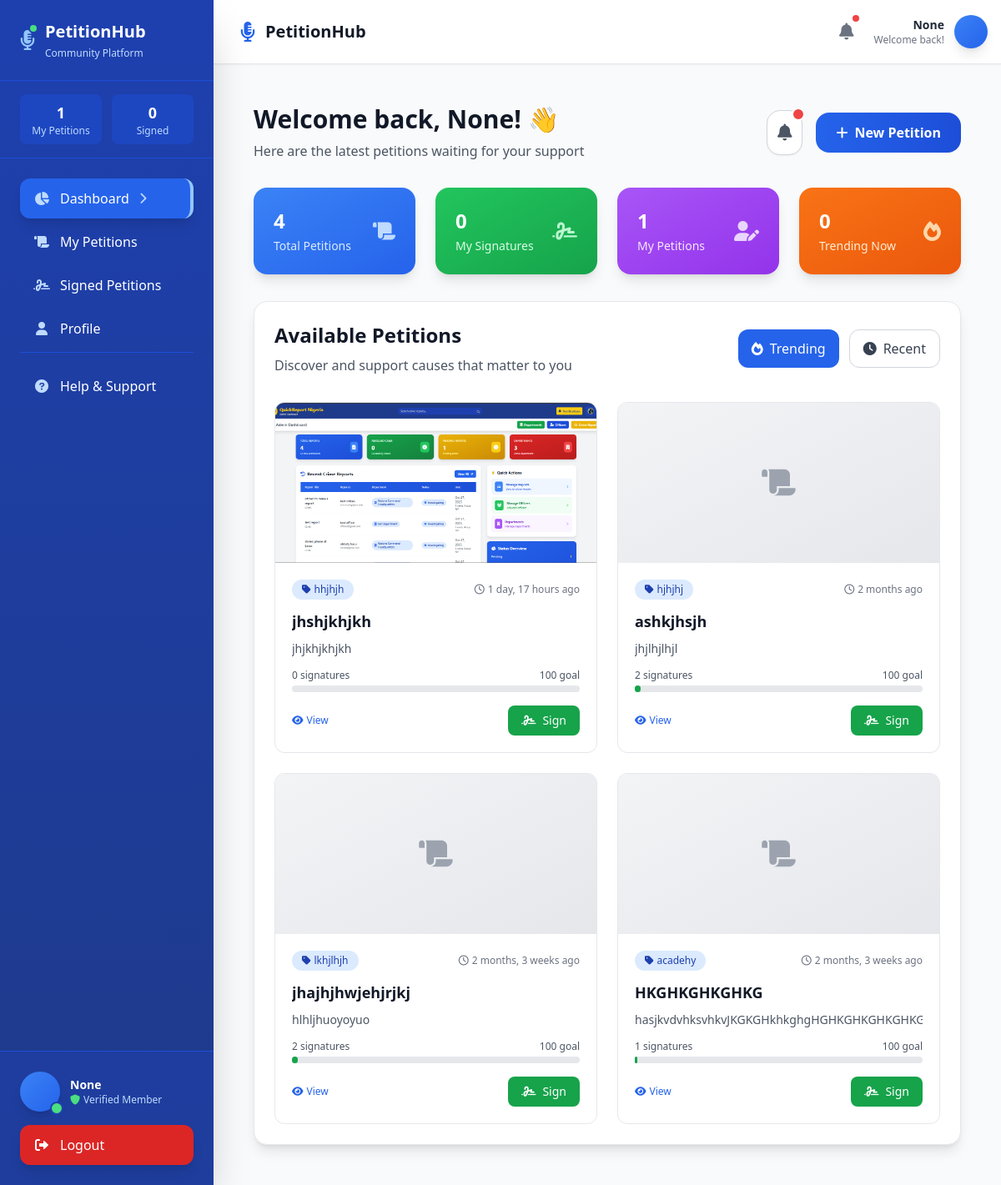
Before: /board/ (signed in) with the older database file.
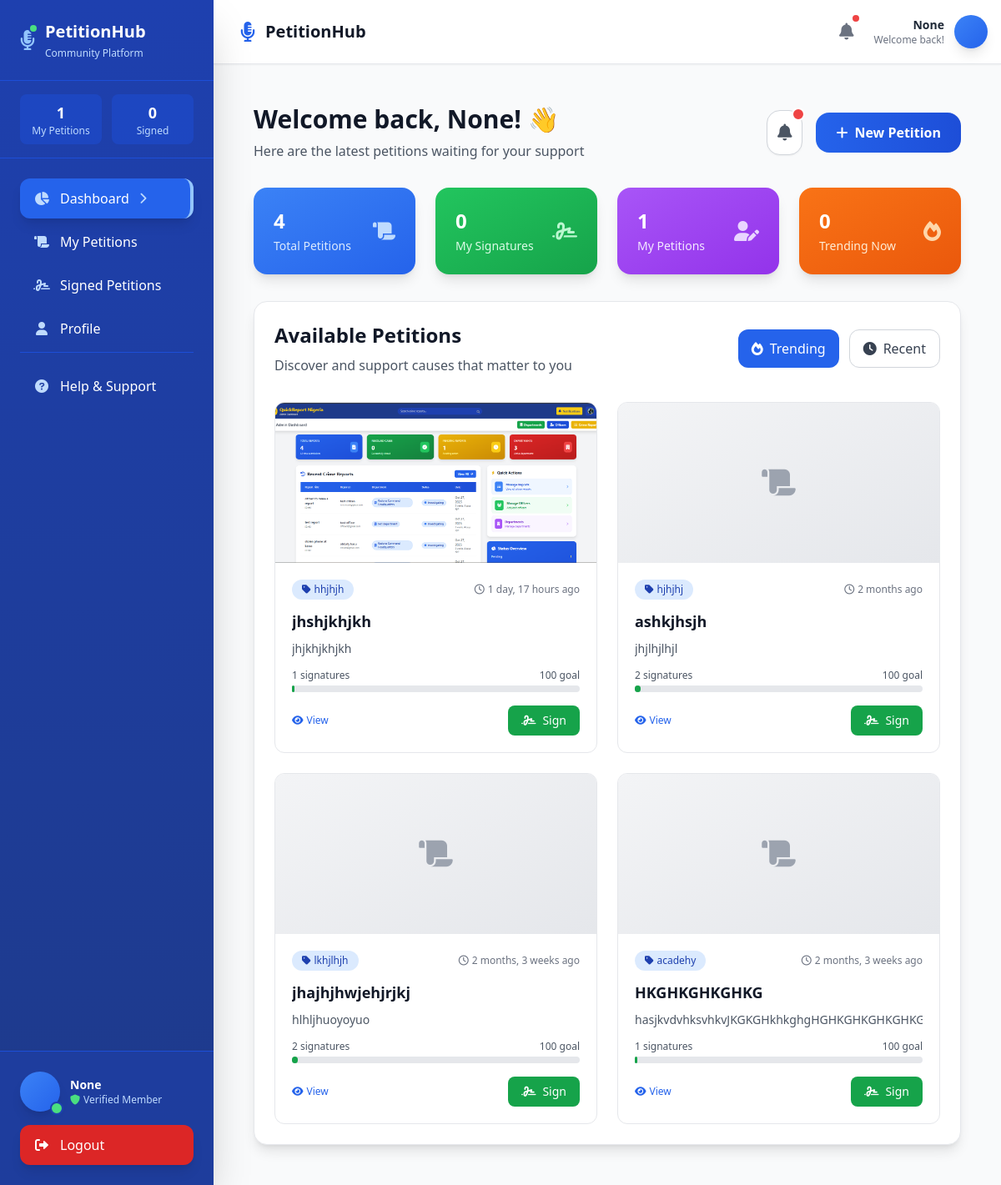
After: the same page with the newer database file.
### peptitions/models.py (models this page shows, shortened)
class Petition(models.Model):
    STATUS_CHOICES = [
        ("pending", "Pending Approval"),
        ("active", "Active"),
        ("closed", "Closed"),
    ]
    CATEGORY_CHOICES = [
        ("environment", "Environment"),
        ("human_rights", "Human Rights"),
        ("education", "Education"),
        ("healthcare", "Healthcare"),
        ("animal_welfare", "Animal Welfare"),
        ("social_justice", "Social Justice"),
        ("technology", "Technology"),
        ("politics", "Politics"),
        ("economy", "Economy"),
        ("arts_culture", "Arts & Culture"),
        ("sports", "Sports"),
        ("other", "Other"),
    ]
    title = models.CharField(max_length=255)
    description = models.TextField()
    image = models.ImageField(upload_to="petitions/", blank=True, null=True)
    category = models.CharField(
        max_length=100,
        choices=CATEGORY_CHOICES,
        default="other"
    )
    target_signatures = models.PositiveIntegerField(default=100)
    current_signatures = models.PositiveIntegerField(default=0)
    status = models.CharField(
        max_length=20,
        choices=STATUS_CHOICES,
        default="pending"   # when user creates, it starts as pending
    )
    created_by = models.ForeignKey(User, on_delete=models.CASCADE, related_name="petitions")
    created_at = models.DateTimeField(auto_now_add=True)
    updated_at = models.DateTimeField(auto_now=True)

### peptitions/views.py (the view)
# urls.py: path("board/", views.board_view, name="board"),
@login_required
def board_view(request):
    signed_petitions = Signature.objects.filter(
        user=request.user
    ).values_list("petition_id", flat=True)
    petitions = Petition.objects.filter(
        status="approved"
    ).exclude(id__in=signed_petitions).order_by("-created_at")
    total_petitions = petitions.count()
    my_signatures = Signature.objects.filter(user=request.user).count()
    my_petitions_count = Petition.objects.filter(created_by=request.user).count()
    trending_petitions = petitions.filter(current_signatures__gte=100).count()
    context = {
        "petitions": petitions,
        "total_petitions": total_petitions,
        "my_signatures": my_signatures,
        "my_petitions_count": my_petitions_count,
        "trending_petitions": trending_petitions,
    }
    return render(request, "peptitions/userPage/board.html", context)

### peptitions/templates/peptitions/userPage/board.html (shortened to what the changed rows need)
{% extends "peptitions/userPage/main.html" %}
{% block content %}
<main class="flex-1 p-6 overflow-y-auto">
  <div class="mb-8">
    <div class="flex flex-col md:flex-row md:items-center md:justify-between">
      <div>
        <h1 class="text-3xl font-bold text-gray-900 mb-2">Welcome back, {{ request.user.first_name|default:request.user.username }}! 👋</h1>
      </div>
    </div>
  </div>
  <div class="bg-white rounded-2xl shadow-lg border border-gray-200 p-6">
    <div class="flex flex-col lg:flex-row lg:items-center lg:justify-between mb-8">
      <div>
        <h2 class="text-2xl font-bold text-gray-900 mb-2">Available Petitions</h2>
      </div>
    </div>
    {% if petitions %}
      <div class="grid grid-cols-1 md:grid-cols-2 xl:grid-cols-3 gap-6">
        {% for petition in petitions %}
          <div class="bg-white rounded-xl border border-gray-200 overflow-hidden hover:shadow-lg transition-all duration-300 group">
            {% if petition.image %}
            <div class="h-48 overflow-hidden">
              <img src="{{ petition.image.url }}"
                   alt="{{ petition.title }}"
                   class="w-full h-full object-cover group-hover:scale-105 transition-transform duration-300">
            </div>
            {% else %}
            <div class="h-48 bg-gradient-to-br from-gray-100 to-gray-200 flex items-center justify-center">
              <i class="fas fa-scroll text-gray-400 text-4xl"></i>
            </div>
            {% endif %}
            <div class="p-5">
              <div class="flex justify-between items-center mb-3">
                <span class="inline-flex items-center px-3 py-1 rounded-full text-xs font-medium bg-blue-100 text-blue-800">
                  <i class="fas fa-tag mr-1"></i>
                  {{ petition.category|default:"General" }}
                </span>
                <span class="text-xs text-gray-500 flex items-center">
                  <i class="far fa-clock mr-1"></i>
                  {{ petition.created_at|timesince }} ago
                </span>
              </div>
              <h3 class="text-lg font-bold text-gray-900 mb-2 line-clamp-2 group-hover:text-blue-600 transition-colors duration-200">
                {{ petition.title }}
              </h3>
              <p class="text-gray-600 text-sm mb-3 line-clamp-2 leading-relaxed">
                {{ petition.description }}
              </p>
              <div class="mb-4">
                <div class="flex justify-between text-xs text-gray-600 mb-1">
                  <span>{{ petition.current_signatures }} signatures</span>
                  <span>{{ petition.target_signatures }} goal</span>
                </div>
                <div class="w-full bg-gray-200 rounded-full h-2">
                  <div class="bg-green-600 h-2 rounded-full transition-all duration-500"
                       style="width: {% widthratio petition.current_signatures petition.target_signatures 100 %}%">
                  </div>
                </div>
              </div>
              <div class="flex justify-between items-center">
                <a href="{% url 'sign_petition' petition.id %}"
                   class="text-blue-600 hover:text-blue-700 font-medium text-sm flex items-center space-x-1 transition-colors duration-200">
                  <i class="fas fa-eye text-xs"></i>
                  <span class="text-xs">View</span>
                </a>
                <form method="post" action="{% url 'sign_petition' petition.id %}" class="m-0">
                  <button type="submit"
                          class="bg-green-600 hover:bg-green-700 text-white px-4 py-2 rounded-lg font-medium transition-all duration-200 transform hover:-translate-y-0.5 hover:shadow-md flex items-center space-x-2">
                    <i class="fas fa-signature text-sm"></i>
                    <span class="text-sm">Sign</span>
                  </button>
                </form>
              </div>
            </div>
          </div>
        {% endfor %}
      </div>
    {% endif %}
  </div>
</main>
{% endblock %}

Changed rows visible on the page:
changed Petition "jhshjkhjkh": current_signatures "0" → "1"
